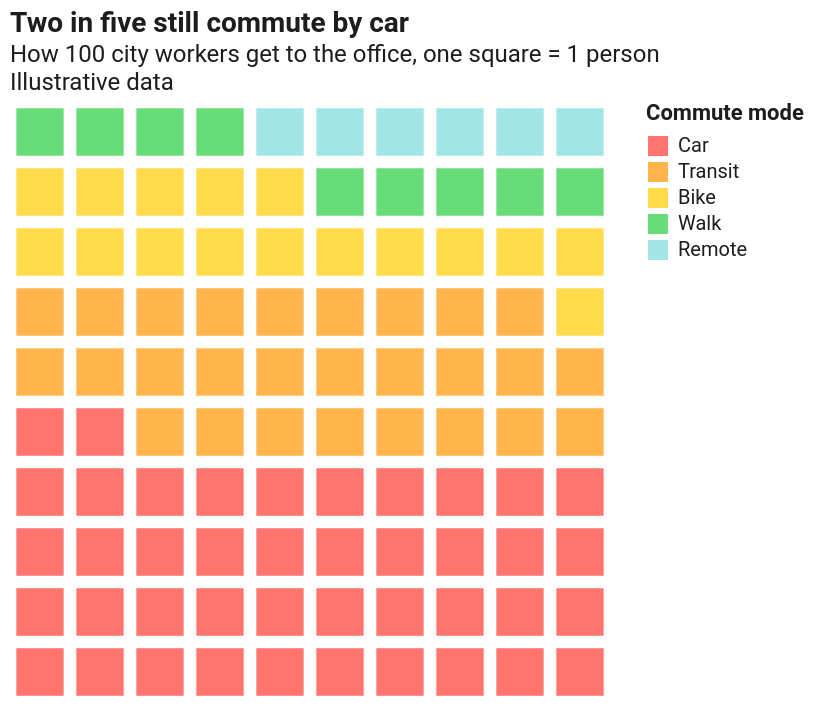

Specify this chart in Vega-Lite:
### Vega-Lite specification from a JSON file in a GitHub repository (floating-point values rounded to 4 significant figures)
{"$schema": "https://vega.github.io/schema/vega-lite/v5.json", "config": {"background": "#FFFFFF", "font": "Roboto, Roboto Serif, Roboto Mono, system-ui, sans-serif", "view": {"stroke": null, "cornerRadius": 10}, "axis": {"domain": true, "domainColor": "#1D1D1F", "labelColor": "#1D1D1F", "titleColor": "#1D1D1F", "grid": false, "ticks": false, "labelFont": "Roboto Mono", "titleFont": "Roboto"}, "axisTop": {"domain": false, "domainColor": null, "labels": false, "ticks": false, "title": null}, "axisRight": {"domain": false, "domainColor": null, "labels": false, "ticks": false, "title": null}, "legend": {"titleFont": "Roboto", "labelFont": "Roboto", "labelColor": "#1D1D1F", "titleColor": "#1D1D1F"}, "title": {"font": "Roboto", "fontSize": 14, "color": "#1D1D1F", "subtitleFont": "Roboto", "subtitleColor": "#1D1D1F"}, "range": {"category": ["#FF3B30", "#FF9500", "#FFCC00", "#28CD41", "#79DBDC", "#007AFF", "#AF52DE", "#FF2D55"]}, "bar": {"cornerRadiusEnd": 4}, "line": {"strokeWidth": 2}, "point": {"filled": true, "size": 40}}, "width": 300, "height": 300, "title": {"text": "Two in five still commute by car", "subtitle": ["How 100 city workers get to the office, one square = 1 person", "Illustrative data"], "anchor": "start"}, "data": {"values": [{"row": 0, "col": 0, "mode": "Car"}, {"row": 0, "col": 1, "mode": "Car"}, {"row": 0, "col": 2, "mode": "Car"}, {"row": 0, "col": 3, "mode": "Car"}, {"row": 0, "col": 4, "mode": "Car"}, {"row": 0, "col": 5, "mode": "Car"}, {"row": 0, "col": 6, "mode": "Car"}, {"row": 0, "col": 7, "mode": "Car"}, {"row": 0, "col": 8, "mode": "Car"}, {"row": 0, "col": 9, "mode": "Car"}, {"row": 1, "col": 0, "mode": "Car"}, {"row": 1, "col": 1, "mode": "Car"}, {"row": 1, "col": 2, "mode": "Car"}, {"row": 1, "col": 3, "mode": "Car"}, {"row": 1, "col": 4, "mode": "Car"}, {"row": 1, "col": 5, "mode": "Car"}, {"row": 1, "col": 6, "mode": "Car"}, {"row": 1, "col": 7, "mode": "Car"}, {"row": 1, "col": 8, "mode": "Car"}, {"row": 1, "col": 9, "mode": "Car"}, {"row": 2, "col": 0, "mode": "Car"}, {"row": 2, "col": 1, "mode": "Car"}, {"row": 2, "col": 2, "mode": "Car"}, {"row": 2, "col": 3, "mode": "Car"}, {"row": 2, "col": 4, "mode": "Car"}, {"row": 2, "col": 5, "mode": "Car"}, {"row": 2, "col": 6, "mode": "Car"}, {"row": 2, "col": 7, "mode": "Car"}, {"row": 2, "col": 8, "mode": "Car"}, {"row": 2, "col": 9, "mode": "Car"}, {"row": 3, "col": 0, "mode": "Car"}, {"row": 3, "col": 1, "mode": "Car"}, {"row": 3, "col": 2, "mode": "Car"}, {"row": 3, "col": 3, "mode": "Car"}, {"row": 3, "col": 4, "mode": "Car"}, {"row": 3, "col": 5, "mode": "Car"}, {"row": 3, "col": 6, "mode": "Car"}, {"row": 3, "col": 7, "mode": "Car"}, {"row": 3, "col": 8, "mode": "Car"}, {"row": 3, "col": 9, "mode": "Car"}, {"row": 4, "col": 0, "mode": "Car"}, {"row": 4, "col": 1, "mode": "Car"}, {"row": 4, "col": 2, "mode": "Transit"}, {"row": 4, "col": 3, "mode": "Transit"}, {"row": 4, "col": 4, "mode": "Transit"}, {"row": 4, "col": 5, "mode": "Transit"}, {"row": 4, "col": 6, "mode": "Transit"}, {"row": 4, "col": 7, "mode": "Transit"}, {"row": 4, "col": 8, "mode": "Transit"}, {"row": 4, "col": 9, "mode": "Transit"}, {"row": 5, "col": 0, "mode": "Transit"}, {"row": 5, "col": 1, "mode": "Transit"}, {"row": 5, "col": 2, "mode": "Transit"}, {"row": 5, "col": 3, "mode": "Transit"}, {"row": 5, "col": 4, "mode": "Transit"}, {"row": 5, "col": 5, "mode": "Transit"}, {"row": 5, "col": 6, "mode": "Transit"}, {"row": 5, "col": 7, "mode": "Transit"}, {"row": 5, "col": 8, "mode": "Transit"}, {"row": 5, "col": 9, "mode": "Transit"}, {"row": 6, "col": 0, "mode": "Transit"}, {"row": 6, "col": 1, "mode": "Transit"}, {"row": 6, "col": 2, "mode": "Transit"}, {"row": 6, "col": 3, "mode": "Transit"}, {"row": 6, "col": 4, "mode": "Transit"}, {"row": 6, "col": 5, "mode": "Transit"}, {"row": 6, "col": 6, "mode": "Transit"}, {"row": 6, "col": 7, "mode": "Transit"}, {"row": 6, "col": 8, "mode": "Transit"}, {"row": 6, "col": 9, "mode": "Bike"}, {"row": 7, "col": 0, "mode": "Bike"}, {"row": 7, "col": 1, "mode": "Bike"}, {"row": 7, "col": 2, "mode": "Bike"}, {"row": 7, "col": 3, "mode": "Bike"}, {"row": 7, "col": 4, "mode": "Bike"}, {"row": 7, "col": 5, "mode": "Bike"}, {"row": 7, "col": 6, "mode": "Bike"}, {"row": 7, "col": 7, "mode": "Bike"}, {"row": 7, "col": 8, "mode": "Bike"}, {"row": 7, "col": 9, "mode": "Bike"}, {"row": 8, "col": 0, "mode": "Bike"}, {"row": 8, "col": 1, "mode": "Bike"}, {"row": 8, "col": 2, "mode": "Bike"}, {"row": 8, "col": 3, "mode": "Bike"}, {"row": 8, "col": 4, "mode": "Bike"}, {"row": 8, "col": 5, "mode": "Walk"}, {"row": 8, "col": 6, "mode": "Walk"}, {"row": 8, "col": 7, "mode": "Walk"}, {"row": 8, "col": 8, "mode": "Walk"}, {"row": 8, "col": 9, "mode": "Walk"}, {"row": 9, "col": 0, "mode": "Walk"}, {"row": 9, "col": 1, "mode": "Walk"}, {"row": 9, "col": 2, "mode": "Walk"}, {"row": 9, "col": 3, "mode": "Walk"}, {"row": 9, "col": 4, "mode": "Remote"}, {"row": 9, "col": 5, "mode": "Remote"}, {"row": 9, "col": 6, "mode": "Remote"}, {"row": 9, "col": 7, "mode": "Remote"}, {"row": 9, "col": 8, "mode": "Remote"}, {"row": 9, "col": 9, "mode": "Remote"}]}, "mark": {"type": "square", "size": 560, "cornerRadius": 4}, "encoding": {"x": {"field": "col", "type": "ordinal", "axis": null, "scale": {"paddingInner": 0.14, "paddingOuter": 0}}, "y": {"field": "row", "type": "ordinal", "sort": "descending", "axis": null, "scale": {"paddingInner": 0.14, "paddingOuter": 0}}, "color": {"field": "mode", "type": "nominal", "legend": {"title": "Commute mode", "orient": "right", "symbolType": "square"}, "sort": ["Car", "Transit", "Bike", "Walk", "Remote"]}}}
